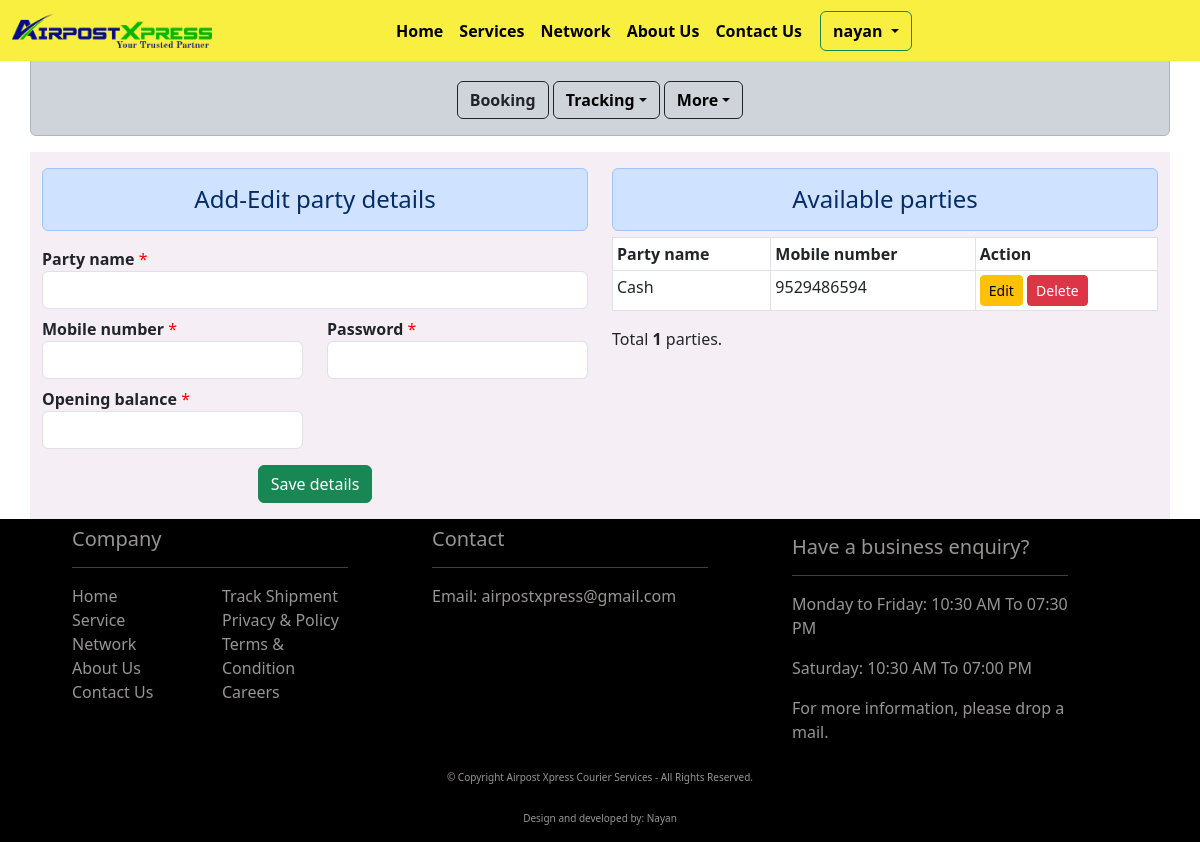
/part_master (signed in), run on an earlier commit of the app's database.
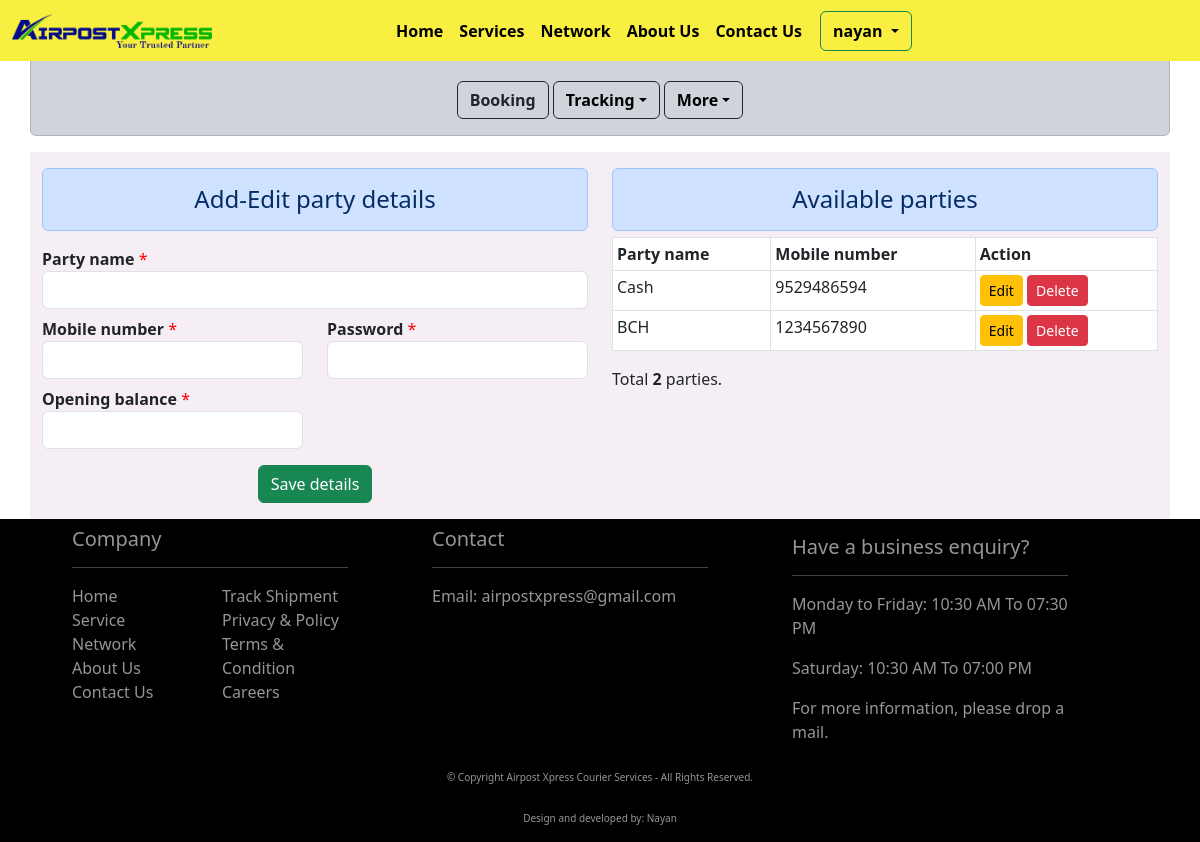
And on a later commit of the database.
### api/models.py (models this page shows, shortened)
class PartyAccounts(models.Model):
    party_name = models.CharField(max_length=256, null=True, blank=False)
    mobile_number = models.CharField(max_length=25, null=True, blank=False)
    password = models.CharField(max_length=16, null=True, blank=False)
    user = models.ForeignKey(User, on_delete=models.CASCADE, null=True, blank=False)
    opening_balance = models.FloatField(blank=True, null=True, default=0.0)
    class Meta:
        verbose_name_plural = "Party master"

### api/views.py (the view)
# urls.py: path(r"part_master", part_master, name="part_master"),
@login_required(login_url="login_auth")
def part_master(request):
    parties = PartyAccounts.objects.filter(user=request.user)
    total_parties = len(parties)
    context = {"parties": parties, "total_parties": total_parties}
    return render(request, "party_master.html", context)

### api/templates/party_master.html (shortened to what this page needs)
{% extends 'base.html' %}{% load static %}{% block title %}Party master {% endblock title %}{% block content %}
<div class="container back_color">
    <div class="row">
        <div class="col-md-6 mt-3 border-dark">
            <h4 class="alert alert-primary text-center">Add-Edit party details</h4>
            <form action="{% url 'save_parties' %}" method="post">
                <label for="party"><b>Party name</b>
                    <span class="red_color">*</span>
                </label>
                <input type="text" id="party_name" name="party_name" class="form-control" required autofocus>
                <div class="row">
                    <div class="col-md-6 mt-2">
                        <label for="mobile_number"><b>Mobile number</b>
                            <span class="red_color">*</span>
                        </label>
                        <input type="text" id="mobile_number" name="mobile_number" class="form-control" required/>
                    </div>
                    <div class="col-md-6 mt-2">
                        <label for="password"><b>Password</b>
                            <span class="red_color">*</span>
                        </label>
                        <input type="text" id="password" name="password" class="form-control" required/>
                    </div>
                </div>
                <div class="row">
                    <div class="col-md-6 mt-2">
                        <label for="opening_balance"><b>Opening balance</b>
                            <span class="red_color">*</span>
                        </label>
                        <input type="number" id="opening_balance" name="opening_balance" class="form-control" required />
                    </div>
                </div>
                <div class="row">
                    <div class="col-12 text-center mt-3 mb-3">
                        <button type="submit" class="btn btn-success">Save details</button>
                    </div>
                </div>
            </form>
        </div>
        <div class="col-md-6 mt-3">
            <h4 class="alert alert-primary text-center" tabindex="0">Available parties</h4>
            <div class="table-responsive">
                <table class="table table-hover table-bordered table-sm booked_data">
                    <thead>
                        <tr>
                            <th scope="col">Party name</th>
                            <th scope="col">Mobile number</th>
                            <th scope="col">Action</th>
                        </tr>
                    </thead>
                    <tbody id="tbody">
                        {% for party in parties %}
                        <tr>
                            <td>{{ party.party_name }}</td>
                            <td>{{ party.mobile_number }}</td>
                            <td>
                                <input type="button" class="btn btn-warning btn-sm edit-btn" id="edit_party" value="Edit" data-sid="{{ party.id }}">
                                <input type="button" class="btn btn-danger btn-sm del-btn" id="delete_party" value="Delete" data-sid="{{ party.id }}">
                            </td>
                        </tr>
                        {% endfor %}
                    </tbody>
                </table>
            </div>
            <div class="text-start">
                <p id="total_parties">Total <b>{{ total_parties }}</b> parties.</p>
            </div>
        </div>
    </div>
</div>
{% include 'party_ajax.html' %} {% endblock content %}

### api/templates/base.html (shortened to what this page needs)
<!DOCTYPE html>
<html lang="en">
<head>
    <meta name="viewport" content="width=device-width, initial-scale=1.0"> {% load static %}
    <link rel="stylesheet" href="{% static 'css\\index.css' %}">
    <link rel="stylesheet" href="{% static 'css\\tracking.css' %}">
    <link rel="stylesheet" href="{% static 'css\\dashboard.css' %}">
    <link href="https://cdn.jsdelivr.net/npm/bootstrap@5.3.0-alpha1/dist/css/bootstrap.min.css" rel="stylesheet">
    <link rel="stylesheet" href="https://cdnjs.cloudflare.com/ajax/libs/bootstrap-datepicker/1.9.0/css/bootstrap-datepicker.min.css" />
    <link rel="stylesheet" href="https://cdn.jsdelivr.net/npm/bootstrap-icons@1.10.3/font/bootstrap-icons.css">
</head>
<body>
    <nav class="navbar navbar-expand-lg navbar-default nav_color_spec fixed-top">
        <div class="container-fluid">
            <a class="navbar-brand" href="{% url 'home' %}">
                <img src="{% static 'img/airpost_logo.png' %}" alt="Airpost Xpress" class="img-fluid" id="nav_img">
            </a>
            <div class="collapse navbar-collapse" id="navbarSupportedContent">
                <div class="menu_btn">
                    <ul class="navbar-nav me-auto mb-2 mb-lg-0">
                        <li class="nav-item">
                            <a class="nav-link active hover-underline-animation" aria-current="page" href="{% url 'home' %}">Home</a>
                        </li>
                        <li class="nav-item">
                            <a class="nav-link hover-underline-animation" aria-current="page" href="{% url 'services' %}">Services</a>
                        </li>
                        <li class="nav-item">
                            <a class="nav-link hover-underline-animation" aria-current="page" href="{% url 'network' %}">Network</a>
                        </li>
                        <li class="nav-item">
                            <a class="nav-link hover-underline-animation" aria-current="page" href="{% url 'about_us' %}">About Us</a>
                        </li>
                        <li class="nav-item">
                            <a class="nav-link hover-underline-animation" aria-current="page" href="{% url 'ContactUS' %}">Contact Us</a>
                        </li>
                        {% if user.is_authenticated %}
                        <div class="btn-group">
                            <button type="button" class="btn btn-outline-success dropdown-toggle nav_login_btn" data-bs-toggle="dropdown" aria-expanded="false">
                                {{ user.username }}
                            </button>
                        </div>
                        {% else %}
                        <li class="nav-item">
                            <a class="btn btn-outline-success nav_login_btn" aria-current="page" href="{% url 'login_auth' %}">Login</a>
                        </li>
                        {% endif %}
                    </ul>
                </div>
            </div>
        </div>
    </nav>
    {% if user.is_authenticated %}
    <div class="container mt-5 alert alert-dark">
        <div class="row justify-content-center">
            <div class="col-md-6 text-center">
                <a href="{% url 'bookings' %}" class="text-decoration-none btn btn-outline-dark mt-3"><b>Booking</b></a>
                <div class="btn-group">
                    <button type="button" class="btn btn-outline-dark mt-3 dropdown-toggle nav_login_btn mx-0" data-bs-toggle="dropdown" aria-expanded="false">Tracking</button>
                </div>
                <div class="btn-group">
                    <button type="button" class="btn btn-outline-dark mt-3 dropdown-toggle nav_login_btn mx-0" data-bs-toggle="dropdown" aria-expanded="false">More</button>
                </div>
            </div>
        </div>
    </div>
    {% endif %}
    {% block content %} {% endblock content %}
    <div class="container-fluid bg-black">
        <div class="row justify-content-evenly">
            <div class="col-md-3 mb-5">
                <h5 class="link-text-decor pt-2">Company</h5>
                <hr class="bold-lines">
                <div class="row">
                    <div class="col-6">
                        <a href="{% url 'home' %}" class="link-text-decor mt-5">Home</a><br>
                        <a href="{% url 'services' %}" class="link-text-decor mt-5">Service</a><br>
                        <a href="{% url 'network' %}" class="link-text-decor mt-5">Network</a><br>
                        <a href="{% url 'about_us' %}" class="link-text-decor">About Us</a><br>
                        <a href="{% url 'ContactUS' %}" class="link-text-decor">Contact Us</a><br>
                    </div>
                    <div class="col-6">
                        <a href="tracking" class="link-text-decor">Track Shipment</a><br>
                        <a href="" class="link-text-decor">Privacy & Policy</a><br>
                        <a href="" class="link-text-decor">Terms & Condition</a><br>
                        <a href="" class="link-text-decor">Careers</a><br>
                    </div>
                </div>
            </div>
            <div class="col-md-3">
                <h5 class="link-text-decor pt-2">Contact</h5>
                <hr class="bold-lines">
                <a href="mailto:airpostxpress@gmail.com" class="link-text-decor">Email: airpostxpress@gmail.com</a>
            </div>
            <div class="col-md-3">
                <h5 class="link-text-decor pt-3">Have a business enquiry?</h5>
                <hr class="bold-lines">
                <p class="link-text-decor">Monday to Friday: 10:30 AM To 07:30 PM</p>
                <p class="link-text-decor">Saturday: 10:30 AM To 07:00 PM</p>
                <p class="link-text-decor">For more information, please drop a mail.</p>
            </div>
            <br>
            <p class="link-text-decor text-center sm_in_sm">&#169; Copyright {{ today_date }} Airpost Xpress Courier Services - All Rights Reserved.</p>
            <p class="link-text-decor text-center sm_in_sm">Design and developed by: Nayan</p>
        </div>
    </div>
</body>
</html>

### api/static/css/index.css (style rules this page uses)
#nav_img { width: 200px; }
.menu_btn { padding-left: 160px; font-weight: bold; }
.nav_login_btn { color: black !important; font-weight: bold !important; margin-left: 10px !important; }
.hover-underline-animation { display: inline-block; position: relative; color: #000000 !important; }
.hover-underline-animation:after { content: ''; position: absolute; width: 100%; transform: scaleX(0); height: 2px; bottom: 0; left: 0; background-color: #07c627; transform-origin: bottom right; transition: transform 0.25s ease-out; }
.bold-lines { font-weight: bolder; color: white; }
.link-text-decor { text-decoration: none; color: rgb(154, 148, 148); }
.nav_color_spec { background: rgb(248, 239, 64); }
@media screen and (max-width: 1200px) { .sm_in_sm { padding-top: 10px; font-size: 10px; } }

### api/static/css/dashboard.css (style rules this page uses)
.table-responsive { margin-top: -10px; max-height: 450px !important; }
.back_color { background-color: rgba(240, 230, 240, 0.628); }
.red_color { color: red !important; }

What changed in the data, as far as the page shows it:
added PartyAccounts: party_name "BCH", mobile_number "1234567890"
Also different on the page:
{{ total_parties }}: "1" → "2"
